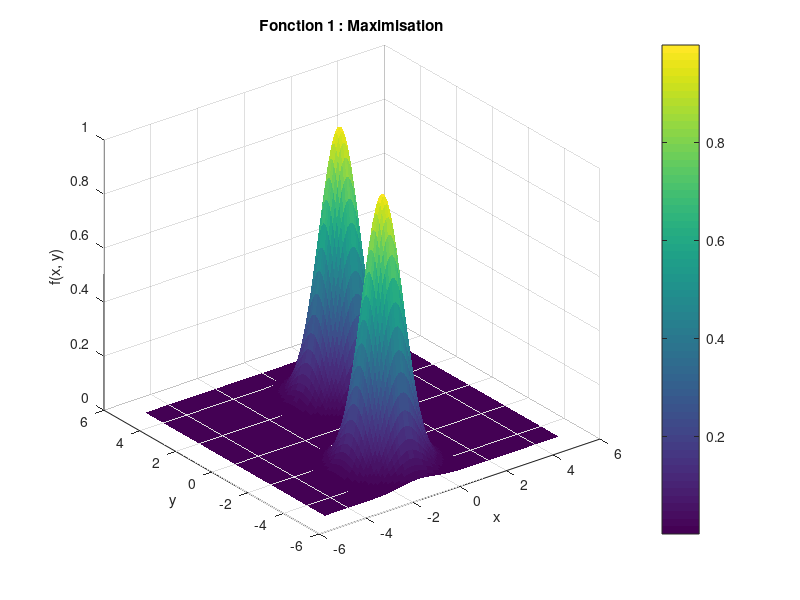
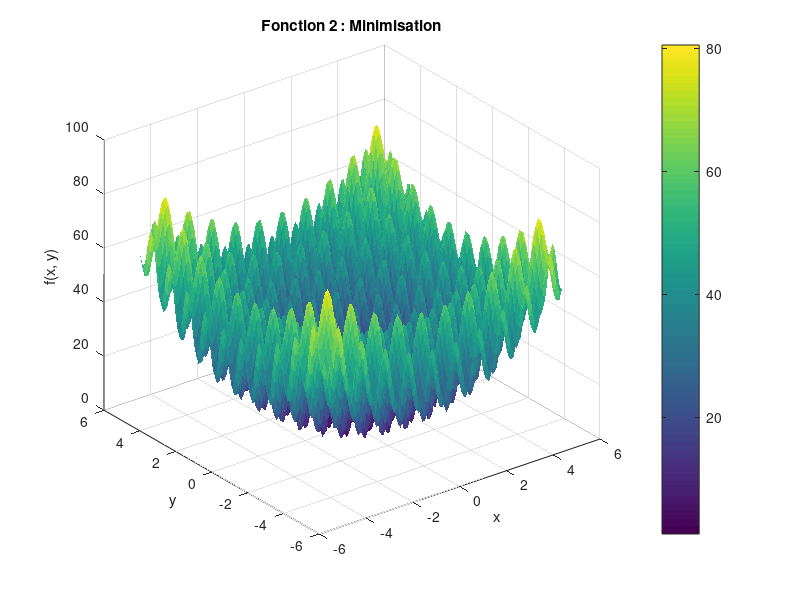

Reproduce these figures in MATLAB, in order.
% Paramètres pour la fonction 1
a = 1; b = 1; c = 1; d = 1;

% Domaine de la fonction
x = linspace(-5, 5, 100); % 100 points pour X
y = linspace(-5, 5, 100); % 100 points pour Y
[X, Y] = meshgrid(x, y);

% Fonction 1
F1 = a * exp(-b * ((X - 1).^2 + (Y - 2).^2)) + c * exp(-d * ((X + 1).^2 + (Y + 3).^2));

% Tracé
figure;
surf(X, Y, F1, 'EdgeColor', 'none');
title('Fonction 1 : Maximisation');
xlabel('x');
ylabel('y');
zlabel('f(x, y)');
colorbar;
view(3); % Vue 3D


% Domaine de la fonction
x2 = linspace(-5.12, 5.12, 100); % 100 points pour X
y2 = linspace(-5.12, 5.12, 100); % 100 points pour Y
[X2, Y2] = meshgrid(x2, y2);

% Fonction 2
F2 = 20 + X2.^2 + Y2.^2 - 10 * (cos(2 * pi * X2) + cos(2 * pi * Y2));

% Tracé
figure;
surf(X2, Y2, F2, 'EdgeColor', 'none');
title('Fonction 2 : Minimisation');
xlabel('x');
ylabel('y');
zlabel('f(x, y)');
colorbar;
view(3); % Vue 3D
